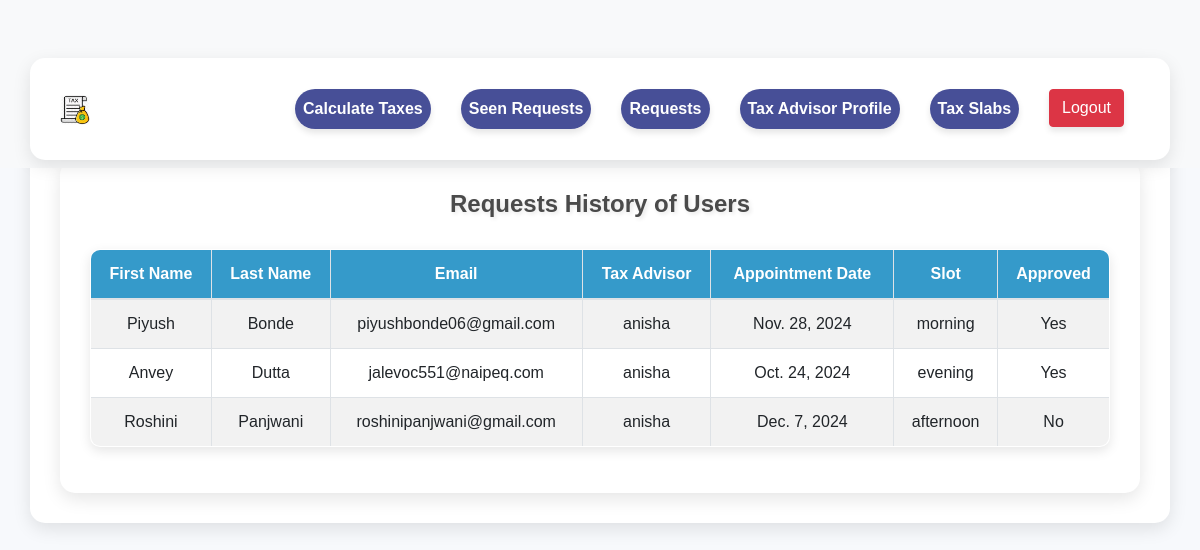
/advisor/advisor-requests/ (signed in), run on the app's committed database.
### advisor/models.py (models this page shows, shortened)
class UserRequest(models.Model):
    user = models.ForeignKey(User, on_delete=models.CASCADE, related_name="requests")
    tax_advisor = models.ForeignKey(User, on_delete=models.CASCADE, related_name="advisor_requests")
    first_name = models.CharField(max_length=150)
    last_name = models.CharField(max_length=150)
    email = models.EmailField()
    approved = models.BooleanField(default=False)
    rejected = models.BooleanField(default=False)
    slot = models.CharField(max_length=100, null=True)  # Store the time slot as a string (can use choices)
    date = models.DateField(null=True)  # Store the appointment date

### advisor/views.py (the view)
# urls.py: path('advisor-requests/', views.advisor_requests, name='advisor_requests'),
def advisor_requests(request):
    if request.user.groups.filter(name='Tax Advisor').exists():  # Check if user belongs to the 'Tax Advisor' group
        requests = UserRequest.objects.filter(tax_advisor=request.user).filter(approved=True) | UserRequest.objects.filter(tax_advisor=request.user).filter(rejected=True)
    else:
        requests = None  # Handle case where the user is not a tax advisor
    return render(request, 'advisor/advisor_requests.html', {
        'requests': requests,
    })

### accounts/context_processor.py (called while the page is built)
def user_groups(request):
    user = request.user
    return {
        'is_admin': user.is_authenticated and user.is_superuser,
        'is_taxadvisor': user.is_authenticated and user.groups.filter(name='Tax Advisor').exists(),
        'is_indivual_user': user.is_authenticated and user.groups.filter(name='Individual User').exists(),
    }

### advisor/templates/advisor/advisor_requests.html (shortened to what this page needs)
{% extends 'base.html' %}
{% block individual_style %}
    <link rel="stylesheet" href="https://maxcdn.bootstrapcdn.com/bootstrap/4.5.2/css/bootstrap.min.css">
    <link rel="stylesheet" href="https://cdnjs.cloudflare.com/ajax/libs/font-awesome/5.15.4/css/all.min.css">
{% endblock %}
{% block content %}
   <body>
      <div class="container">
         <h2>Requests History of Users</h2>
         {% if requests %}
         <table class="table table-striped table-bordered">
            <thead>
               <tr>
                  <th>First Name</th>
                  <th>Last Name</th>
                  <th>Email</th>
                  <th>Tax Advisor</th>
                  <th>Appointment Date</th>
                  <th>Slot</th>
                  <th>Approved</th>
               </tr>
            </thead>
            <tbody>
               {% for request in requests %}
               <tr>
                  <td>{{ request.first_name }}</td>
                  <td>{{ request.last_name }}</td>
                  <td>{{ request.email }}</td>
                  <td>{{ request.tax_advisor.username }}</td>
                  <td>{{ request.date }}</td>
                  <td>{{ request.slot }}</td>
                  <td>{{ request.approved|yesno:"Yes,No" }}</td>
               </tr>
               {% endfor %}
            </tbody>
         </table>
         {% else %}
         <div class="alert alert-info">
            You have no scheduled appointments at this time.
         </div>
         {% endif %}
      </div>
   </body>
{% endblock %}

### templates/base.html (style rules this page uses)
body { padding-top: 56px; }

### advisor/templates/advisor/advisor_requests.html (style rules this page uses)
body { background-color: #f7f9fc; font-family: 'Arial', sans-serif; }
.container { background-color: white; padding: 30px; margin-top: 50px; border-radius: 15px; box-shadow: 0 6px 18px rgba(0, 0, 0, 0.1); animation: fadeIn 1s ease-in-out; }
h2 { color: #4a4a4a; text-align: center; margin-bottom: 30px; font-weight: bold; font-size: 24px; animation: fadeIn 2s ease-in-out; text-shadow: 2px 2px 4px rgba(0, 0, 0, 0.1); }
table { margin-top: 20px; width: 100%; border-collapse: collapse; box-shadow: 0 4px 12px rgba(0, 0, 0, 0.1); border-radius: 10px; overflow: hidden; }
th { background-color: #359aca; color: white; font-weight: bold; padding: 12px; text-align: center; border: 1px solid #dee2e6; }
td { padding: 12px; text-align: center; border: 1px solid #dee2e6; }

### data on the page
UserRequest: first_name "Piyush", last_name "Bonde", email "piyushbonde06@gmail.com", tax_advisor.username "anisha", date "Nov. 28, 2024", slot "morning", approved "Yes"
UserRequest: first_name "Anvey", last_name "Dutta", email "jalevoc551@naipeq.com", tax_advisor.username "anisha", date "Oct. 24, 2024", slot "evening", approved "Yes"
UserRequest: first_name "Roshini", last_name "Panjwani", email "roshinipanjwani@gmail.com", tax_advisor.username "anisha", date "Dec. 7, 2024", slot "afternoon", approved "No"
